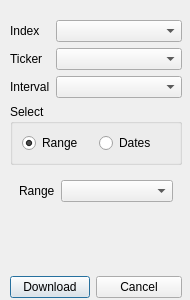
<?xml version="1.0" encoding="UTF-8"?>
<ui version="4.0">
 <class>inputDialog</class>
 <widget class="QDialog" name="inputDialog">
  <property name="geometry">
   <rect>
    <x>0</x>
    <y>0</y>
    <width>190</width>
    <height>300</height>
   </rect>
  </property>
  <property name="sizePolicy">
   <sizepolicy hsizetype="Fixed" vsizetype="Fixed">
    <horstretch>0</horstretch>
    <verstretch>0</verstretch>
   </sizepolicy>
  </property>
  <property name="minimumSize">
   <size>
    <width>190</width>
    <height>300</height>
   </size>
  </property>
  <property name="maximumSize">
   <size>
    <width>190</width>
    <height>300</height>
   </size>
  </property>
  <property name="windowTitle">
   <string>Dialog</string>
  </property>
  <widget class="QWidget" name="layoutWidget">
   <property name="geometry">
    <rect>
     <x>10</x>
     <y>20</y>
     <width>172</width>
     <height>278</height>
    </rect>
   </property>
   <layout class="QVBoxLayout" name="verticalLayout">
    <item>
     <layout class="QFormLayout" name="formLayout_6">
      <item row="0" column="0">
       <widget class="QLabel" name="label">
        <property name="text">
         <string>Index</string>
        </property>
       </widget>
      </item>
      <item row="0" column="1">
       <widget class="QComboBox" name="indexBox"/>
      </item>
      <item row="1" column="0">
       <widget class="QLabel" name="label_2">
        <property name="text">
         <string>Ticker</string>
        </property>
       </widget>
      </item>
      <item row="1" column="1">
       <widget class="QComboBox" name="tickerBox"/>
      </item>
      <item row="2" column="0">
       <widget class="QLabel" name="label_3">
        <property name="text">
         <string>Interval</string>
        </property>
       </widget>
      </item>
      <item row="2" column="1">
       <widget class="QComboBox" name="intervalBox"/>
      </item>
     </layout>
    </item>
    <item>
     <widget class="QGroupBox" name="groupBox">
      <property name="title">
       <string>Select</string>
      </property>
      <layout class="QHBoxLayout" name="horizontalLayout">
       <item>
        <widget class="QRadioButton" name="rangeRadio">
         <property name="text">
          <string>Range</string>
         </property>
         <property name="checked">
          <bool>true</bool>
         </property>
        </widget>
       </item>
       <item>
        <widget class="QRadioButton" name="dateRadio">
         <property name="text">
          <string>Dates</string>
         </property>
         <property name="checkable">
          <bool>true</bool>
         </property>
        </widget>
       </item>
      </layout>
     </widget>
    </item>
    <item>
     <widget class="QStackedWidget" name="stackedWidget">
      <property name="currentIndex">
       <number>0</number>
      </property>
      <widget class="QWidget" name="page_1">
       <layout class="QFormLayout" name="formLayout_3">
        <item row="0" column="0">
         <widget class="QLabel" name="label_4">
          <property name="text">
           <string>Range</string>
          </property>
         </widget>
        </item>
        <item row="0" column="1">
         <widget class="QComboBox" name="rangeBox"/>
        </item>
       </layout>
      </widget>
      <widget class="QWidget" name="page_2">
       <layout class="QFormLayout" name="formLayout_2">
        <item row="0" column="0">
         <widget class="QLabel" name="label_5">
          <property name="text">
           <string>Start</string>
          </property>
         </widget>
        </item>
        <item row="0" column="1">
         <widget class="QDateEdit" name="startDateEdit">
          <property name="calendarPopup">
           <bool>true</bool>
          </property>
         </widget>
        </item>
        <item row="1" column="0">
         <widget class="QLabel" name="label_6">
          <property name="text">
           <string>End</string>
          </property>
         </widget>
        </item>
        <item row="1" column="1">
         <widget class="QDateEdit" name="endDateEdit">
          <property name="calendarPopup">
           <bool>true</bool>
          </property>
         </widget>
        </item>
       </layout>
      </widget>
     </widget>
    </item>
    <item>
     <layout class="QFormLayout" name="formLayout_4">
      <item row="0" column="0">
       <widget class="QPushButton" name="downloadButton">
        <property name="text">
         <string>Download</string>
        </property>
       </widget>
      </item>
      <item row="0" column="1">
       <widget class="QPushButton" name="cancelButton">
        <property name="text">
         <string>Cancel</string>
        </property>
       </widget>
      </item>
     </layout>
    </item>
   </layout>
  </widget>
 </widget>
 <tabstops>
  <tabstop>indexBox</tabstop>
  <tabstop>tickerBox</tabstop>
  <tabstop>intervalBox</tabstop>
  <tabstop>rangeRadio</tabstop>
  <tabstop>dateRadio</tabstop>
  <tabstop>rangeBox</tabstop>
  <tabstop>startDateEdit</tabstop>
  <tabstop>endDateEdit</tabstop>
  <tabstop>downloadButton</tabstop>
  <tabstop>cancelButton</tabstop>
 </tabstops>
 <resources/>
 <connections/>
</ui>
